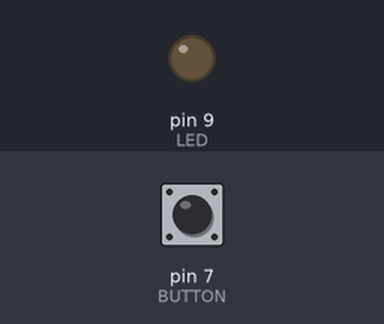
Bench run of a sketch on a simulated Arduino Mega 2560, built with avr-gcc and run on an emulated ATmega2560. Shown: output pins drawn as LEDs (lit = HIGH). Inputs (shaded band) come from the test bench; at power-on: pin 7 (BUTTON) LOW.

Above: at 1.2 s.
1.3 s: pin 7 (BUTTON) pulled HIGH for 0.15 s
At 2.5 s:
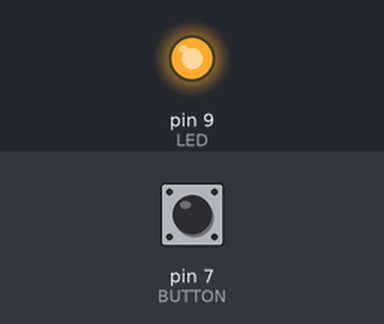
2.9 s: pin 7 (BUTTON) pulled HIGH for 1 s
At 3.8 s:
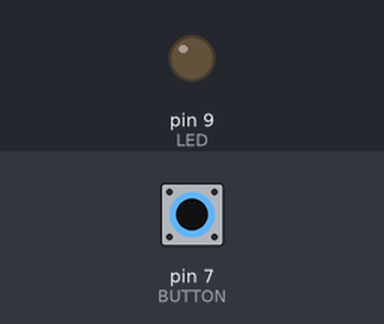
5.4 s: pin 7 (BUTTON) pulled HIGH for 3.2 s
At 5.8 s:
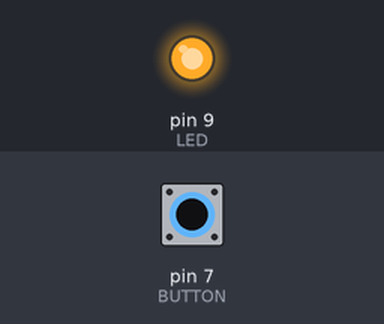
Timing chart, 0 to 8.4 s (numbered marks = the images above; inputs shaded):
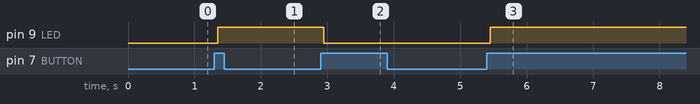

Measured:
- after the input at 1.3 s, pin 9 (LED): LOW → HIGH after 0.05 s
- after the input at 2.9 s, pin 9 (LED): HIGH → LOW after 0.05 s
- after the input at 5.4 s, pin 9 (LED): LOW → HIGH after 0.05 s

The sketch:

button_state.ino
```cpp
#define BUTTON 7
#define LED 9

int led_state = LOW;
int button_state;
int last_button_state = LOW;

long debounce_time = 0;
long debounce_delay = 50;
char msg[32];

void setup() {
  Serial1.begin( 9600 );
  pinMode( BUTTON, INPUT );
  pinMode( LED, OUTPUT );
  digitalWrite( LED, led_state );
}

void loop() {
  int current_button_state = digitalRead( BUTTON );
  if ( current_button_state != last_button_state ) {
    debounce_time = millis();
  }

  if ( (millis() - debounce_time) > debounce_delay ) {
    if ( current_button_state != button_state ) {
      button_state = current_button_state;
      sprintf( msg, "Button state: %d", button_state );
      Serial1.print( msg );
      if ( button_state == HIGH ) {
        led_state = !led_state;
      }
    }
  }

  digitalWrite( LED, led_state );
  last_button_state = current_button_state;
}
```
